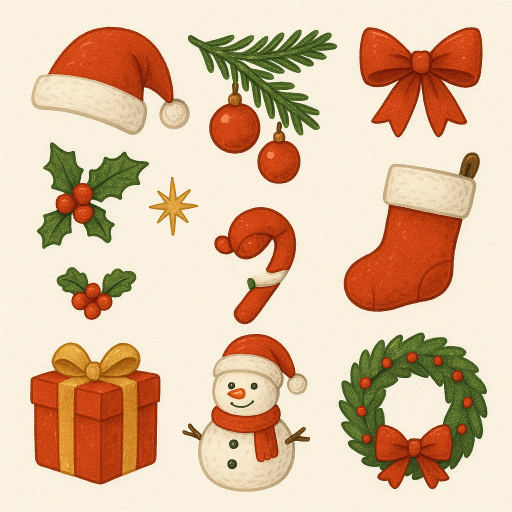
#> input picture sqlshell/resources/christmas_theme/christmas_theme_original.png, 1024 x 1024 px (shown at 1/2 size)
$ python split_images.py
#> lines starting #> are read from the running program, lines starting #| are printed output that depends on the picture
#!/usr/bin/env python3
"""
Script to split the christmas_theme_original.png into individual decoration images
with transparent backgrounds.
"""

from PIL import Image
import os

def remove_background(img, threshold=240):
    """Remove the cream/white background and make it transparent."""
    # Convert to RGBA if not already
    if img.mode != 'RGBA':
        img = img.convert('RGBA')

    data = img.getdata()
    new_data = []

    for item in data:
        r, g, b, a = item
        # Check if pixel is close to the cream background color (#F5F0E8 or similar light colors)
        # The background in the image appears to be a light cream color
        if r > threshold and g > threshold - 10 and b > threshold - 20:
            # Make it transparent
            new_data.append((r, g, b, 0))
        else:
            new_data.append(item)

    img.putdata(new_data)
    return img

def crop_to_content(img, padding=5):
    """Crop image to content, removing transparent borders."""
    # Get the bounding box of non-transparent pixels
    bbox = img.getbbox()
    if bbox:
        # Add padding
        left = max(0, bbox[0] - padding)
        top = max(0, bbox[1] - padding)
        right = min(img.width, bbox[2] + padding)
        bottom = min(img.height, bbox[3] + padding)
        return img.crop((left, top, right, bottom))
    return img

def main():
    script_dir = os.path.dirname(os.path.abspath(__file__))
    original_path = os.path.join(script_dir, 'christmas_theme_original.png')

    # Open the original image
    original = Image.open(original_path)
#> original is the input picture: PIL image 1024x1024 RGB; mean R, G, B 220, 189.9, 160.4

    # Convert to RGBA
    original = original.convert('RGBA')
#> original: PIL image 1024x1024 RGBA

    # Define approximate bounding boxes for each decoration (x, y, width, height)
    # Based on the 1024x1024 image layout
    decorations = {
        # Row 1
        'santa_hat': (0, 0, 340, 320),
        'pine_branch': (280, 0, 440, 360),
        'bow': (680, 0, 344, 340),

        # Row 2
        'holly_large': (0, 280, 200, 220),
        'star': (200, 320, 140, 140),
        'candy_cane': (300, 280, 200, 280),
        'stocking': (540, 260, 300, 340),

        # Row 3
        'holly_small': (0, 500, 180, 180),
        'gift_box': (80, 640, 340, 340),
        'snowman': (380, 580, 300, 400),
        'wreath': (680, 580, 344, 400),
    }

    for name, (x, y, w, h) in decorations.items():
        # Crop the region
        region = original.crop((x, y, x + w, y + h))

        # Remove background
        region = remove_background(region)

        # Crop to content
        region = crop_to_content(region)

        # Save the image
        output_path = os.path.join(script_dir, f'{name}.png')
        region.save(output_path, 'PNG')
        print(f'Saved: {name}.png ({region.width}x{region.height})')
#> this loop made 11 passes
#> (bbox in crop_to_content, right in crop_to_content, bottom in crop_to_content) on passes 1 to 11: ((0, 0, 340, 320), 340, 320), ((0, 0, 440, 360), 440, 360), ((0, 0, 344, 340), 344, 340), ((0, 0, 200, 220), 200, 220), ((0, 0, 140, 140), 140, 140), ((0, 0, 200, 280), 200, 280), ((0, 0, 300, 340), 300, 340), ((1, 0, 180, 180), 180, 180), ((0, 0, 340, 340), 340, 340), ((0, 0, 300, 400), 300, 400), ((0, 0, 344, 400), 344, 400)
#> pass 1, in main, `region = original.crop((x, y, x + w, y + h))`:
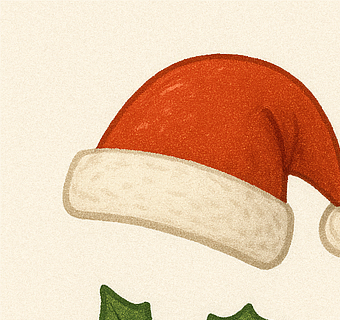
#> region: PIL image 340x320 RGBA; mean R, G, B, A 232.4, 197.7, 170.8, 255
#> pass 1, in main, `region = remove_background(region)`:
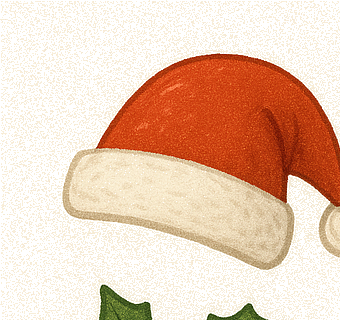
#> region: PIL image 340x320 RGBA; mean R, G, B, A 232.4, 197.7, 170.8, 149.5; transparent parts drawn white
#> pass 2, in main, `region = original.crop((x, y, x + w, y + h))`:
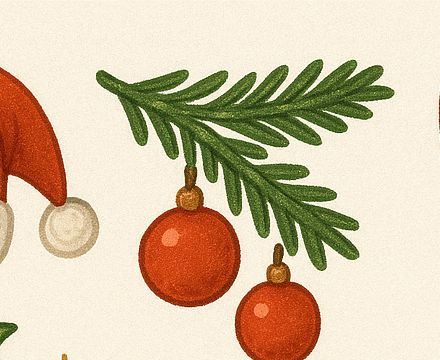
#> region: PIL image 440x360 RGBA; mean R, G, B, A 212.1, 193.6, 164.8, 255
#> pass 2, in main, `region = remove_background(region)`:
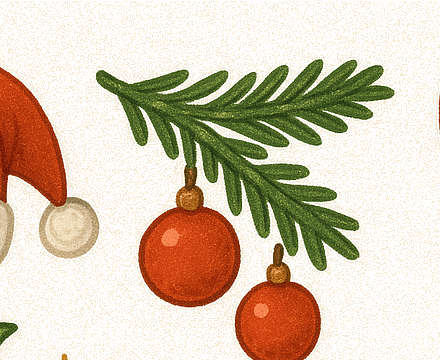
#> region: PIL image 440x360 RGBA; mean R, G, B, A 212.1, 193.6, 164.8, 138.7; transparent parts drawn white
#> after the loop:
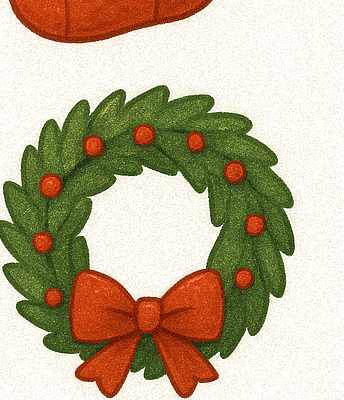
#> region: PIL image 344x400 RGBA; mean R, G, B, A 188.8, 170.6, 137, 165.1; transparent parts drawn white

if __name__ == '__main__':
    main()
